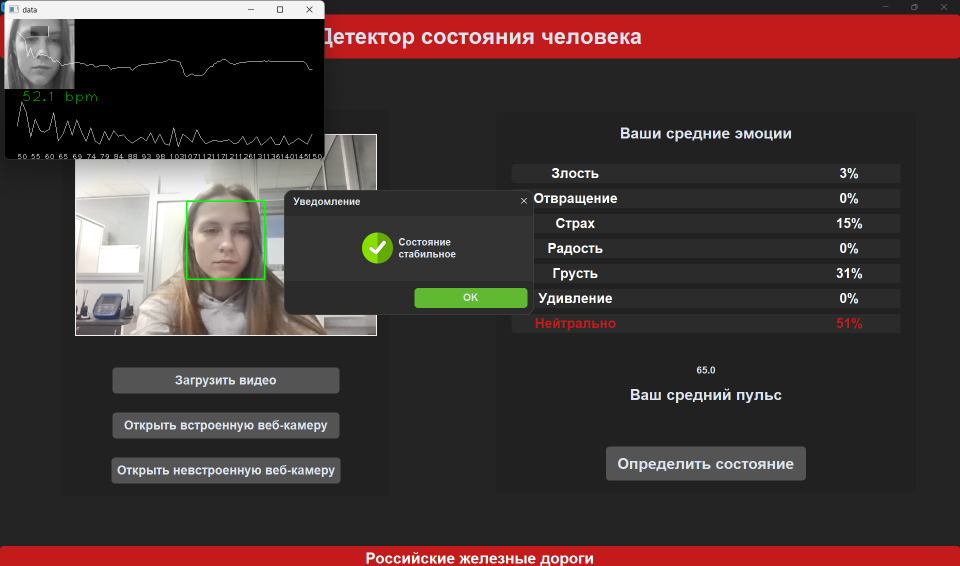
#> input picture Снимок экрана 2024-12-11 162618.png, 1919 x 1131 px (shown at 1/2 size); its folder holds only this picture in this run
$ python -i interface.py   (imports and definitions only)
#> lines starting #> are read from the running program, lines starting #| are printed output that depends on the picture
import cv2
import numpy as np

"""
Wraps up some interfaces to opencv user interface methods (displaying
image frames, event handling, etc).

If desired, an alternative UI could be built and imported into get_pulse.py
instead. Opencv is used to perform much of the data analysis, but there is no
reason it has to be used to handle the UI as well. It just happens to be very
effective for our purposes.
"""


def resize(*args, **kwargs):
    return cv2.resize(*args, **kwargs)


def moveWindow(*args, **kwargs):
    return


def imshow(*args, **kwargs):
    return cv2.imshow(*args, **kwargs)


def destroyWindow(*args, **kwargs):
    return cv2.destroyWindow(*args, **kwargs)


def waitKey(*args, **kwargs):
    return cv2.waitKey(*args, **kwargs)


"""
The rest of this file defines some GUI plotting functionality. There are plenty
of other ways to do simple x-y data plots in python, but this application uses
cv2.imshow to do real-time data plotting and handle user interaction.

This is entirely independent of the data calculation functions, so it can be
replaced in the get_pulse.py application easily.
"""


def combine(left, right):
    """Stack images horizontally.
    """
    h = max(left.shape[0], right.shape[0])
    w = left.shape[1] + right.shape[1]
    hoff = left.shape[0]

    shape = list(left.shape)
    shape[0] = h
    shape[1] = w

    comb = np.zeros(tuple(shape), left.dtype)

    # left will be on left, aligned top, with right on right
    comb[:left.shape[0], :left.shape[1]] = left
    comb[:right.shape[0], left.shape[1]:] = right

    return comb


def plotXY(data, size=(280, 640), margin=25, name="data", labels=[], skip=[],
           showmax=[], bg=None, label_ndigits=[], showmax_digits=[]):
    global z
    for x, y in data:
        if len(x) < 2 or len(y) < 2:
            return

    n_plots = len(data)
    w = float(size[1])
    h = size[0] / float(n_plots)

    z = np.zeros((size[0], size[1], 3))

    if isinstance(bg, np.ndarray):
        wd = int(bg.shape[1] / bg.shape[0] * h)
        bg = cv2.resize(bg, (wd, int(h)))
        if len(bg.shape) == 3:
            r = combine(bg[:, :, 0], z[:, :, 0])
            g = combine(bg[:, :, 1], z[:, :, 1])
            b = combine(bg[:, :, 2], z[:, :, 2])
        else:
            r = combine(bg, z[:, :, 0])
            g = combine(bg, z[:, :, 1])
            b = combine(bg, z[:, :, 2])
        z = cv2.merge([r, g, b])[:, :-wd, ]

    i = 0
    P = []
    for x, y in data:
        x = np.array(x)
        y = -np.array(y)

        xx = (w - 2 * margin) * (x - x.min()) / (x.max() - x.min()) + margin
        yy = (h - 2 * margin) * (y - y.min()) / (y.max() - y.min()) + margin + i * h
        mx = max(yy)
        if labels:
            if labels[i]:
                for ii in range(len(x)):
                    if ii % skip[i] == 0:
                        col = (255, 255, 255)
                        ss = '{0:.%sf}' % label_ndigits[i]
                        ss = ss.format(x[ii])
                        cv2.putText(z, ss, (int(xx[ii]), int((i + 1) * h)),
                                    cv2.FONT_HERSHEY_PLAIN, 1, col)
                        # print(ss, ' ', z, '',int(xx[ii]),' ',int((i + 1) * h))
        if showmax:
            if showmax[i]:
                col = (0, 255, 0)
                ii = np.argmax(-y)
                ss = '{0:.%sf} %s' % (showmax_digits[i], showmax[i])
                ss = ss.format(x[ii])
                # "%0.0f %s" % (x[ii], showmax[i])
                cv2.putText(z, ss, (int(xx[ii]), int((yy[ii]))),
                            cv2.FONT_HERSHEY_PLAIN, 2, col)
                # print(ss, ' ', z, '', i


        try:
            pts = np.array([[x_, y_] for x_, y_ in zip(xx, yy)], np.int32)
            i += 1
            P.append(pts)
        except ValueError:
            pass  # temporary
    """
    #Polylines seems to have some trouble rendering multiple polys for some people
    for p in P:
        cv2.polylines(z, [p], False, (255,255,255),1)
    """
    # hack-y alternative:
    for p in P:
        for i in range(len(p) - 1):
            cv2.line(z, tuple(p[i]), tuple(p[i + 1]), (255, 255, 255), 1)

    cv2.imshow(name, z)

>>> import cv2
>>> picture = cv2.imread('../Снимок экрана 2024-12-11 162618.png', cv2.IMREAD_GRAYSCALE)
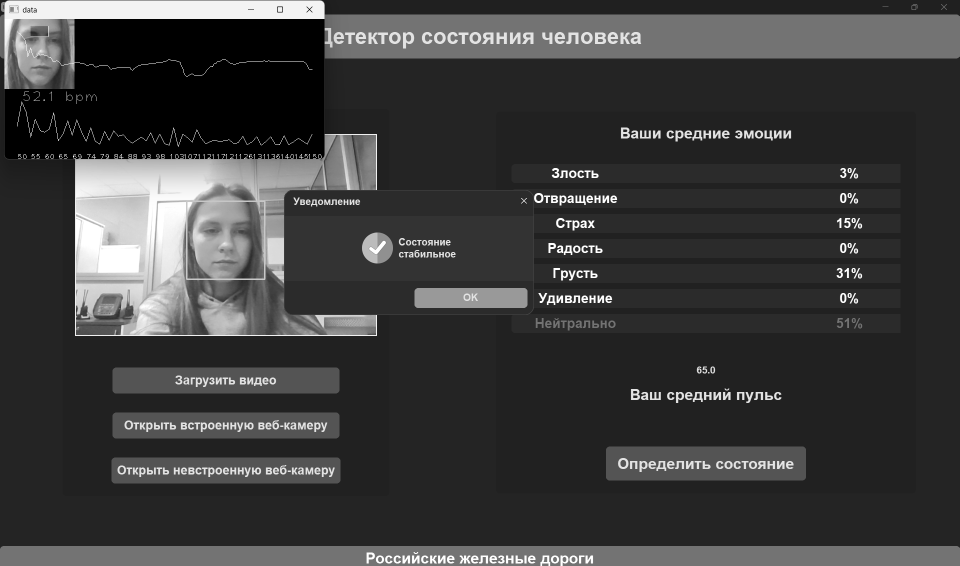
#> picture: shape (1131, 1919) (shown at 1/2 size); min 0, max 255, mean 60.3
>>> result = plotXY(picture)
#> (the run stopped early here; a loop or call above may not have finished)
